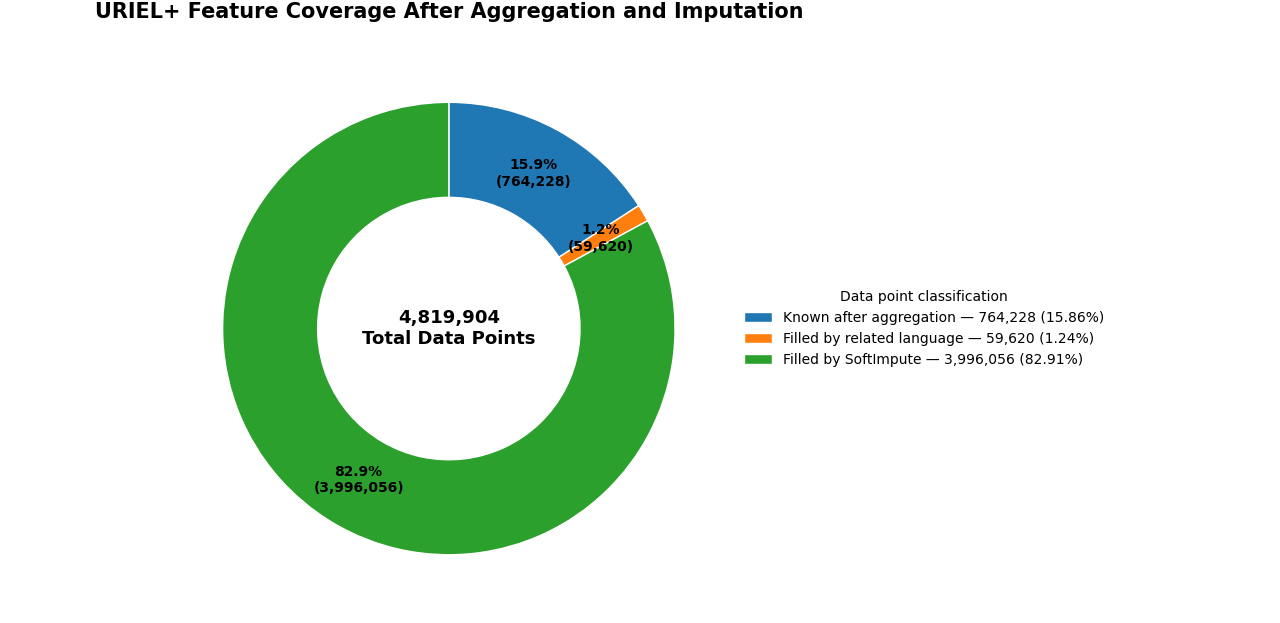

The script that drew this image:
from URIELPlus.urielplus import urielplus

import numpy as np
import matplotlib.pyplot as plt


def load_data(file):
    npz_file = np.load(
        f'URIELPlus/urielplus/database/{file}',
        allow_pickle=True
    )
    return npz_file['data']


def check_missing(data, label):
    missing = np.sum(data == -1)
    total = data.size
    percentage = (missing / total) * 100

    print(f"\n{label}")
    print(f"Shape: {data.shape}")
    print(f"Missing values (-1): {missing:,}")
    print(f"Total values: {total:,}")
    print(f"Missing percentage: {percentage:.2f}%")


# Initialize URIEL+

u = urielplus.URIELPlus()
u.reset()

# Configuration
u.set_cache(True)
u.set_aggregation('U')

# Integrate databases
u.integrate_custom_databases(
    "UPDATED_SAPHON",
    "BDPROTO",
    "GRAMBANK",
    "APICS"
)


# 1. Aggregation WITHOUT base-language filling

u.set_fill_with_base_lang(False)
u.aggregate()

data_post_aggregation = load_data("features_union.npz")

check_missing(
    data_post_aggregation,
    "After aggregation (before base-language filling)"
)


# Values that were known after union aggregation
originally_known = data_post_aggregation != -1


# 2. Aggregation WITH base-language filling

u.set_fill_with_base_lang(True)
u.aggregate()

data_post_base_lang = load_data("features_union.npz")

check_missing(
    data_post_base_lang,
    "After base-language filling"
)


# Values that were missing after aggregation, but were filled using a related/base language
filled_by_base_lang = (
    (data_post_aggregation == -1) &
    (data_post_base_lang != -1)
)


# 3. SoftImpute

u.softimpute_imputation()

data_post_imputation = load_data("features.npz")

check_missing(
    data_post_imputation,
    "After SoftImpute"
)


# Values that were still missing after base-language filling, but were filled by SoftImpute
filled_by_softimpute = (
    (data_post_base_lang == -1) &
    (data_post_imputation != -1)
)


# Count categories

originally_known_count = np.sum(originally_known)
base_lang_count = np.sum(filled_by_base_lang)
softimpute_count = np.sum(filled_by_softimpute)

total = data_post_imputation.size


# Final breakdown

print("Final breakdown")

print(
    f"Known after aggregation:       "
    f"{originally_known_count:,} "
    f"({originally_known_count / total * 100:.2f}%)"
)

print(
    f"Filled by related language:     "
    f"{base_lang_count:,} "
    f"({base_lang_count / total * 100:.2f}%)"
)

print(
    f"Filled by SoftImpute:           "
    f"{softimpute_count:,} "
    f"({softimpute_count / total * 100:.2f}%)"
)

print(f"Total data points:              {total:,}")


# Validate all data points are accounted for

classified = (
    originally_known_count
    + base_lang_count
    + softimpute_count
)

print(f"\nClassified data points:         {classified:,}")

if classified == total:
    print("All data points accounted for.")
else:
    print("WARNING: Data point counts do not add up!")


# Pie chart

labels = [
    "Known after aggregation",
    "Filled by related language",
    "Filled by SoftImpute"
]

sizes = [
    originally_known_count,
    base_lang_count,
    softimpute_count
]

percentages = [
    value / total * 100
    for value in sizes
]


def autopct_with_count(pct):
    count = int(round(pct * total / 100))
    return f"{pct:.1f}%\n({count:,})"


fig, ax = plt.subplots(figsize=(10, 8))

wedges, texts, autotexts = ax.pie(
    sizes,
    labels=None,
    autopct=autopct_with_count,
    startangle=90,
    counterclock=False,
    pctdistance=0.78,
    wedgeprops=dict(width=0.42, edgecolor="white")
)


# Improve percentage/count text
for autotext in autotexts:
    autotext.set_fontsize(10)
    autotext.set_fontweight("bold")


# Center text
ax.text(
    0,
    0,
    f"{total:,}\nTotal Data Points",
    ha="center",
    va="center",
    fontsize=13,
    fontweight="bold"
)


# Legend
legend_labels = [
    f"{label} — {count:,} ({percentage:.2f}%)"
    for label, count, percentage
    in zip(labels, sizes, percentages)
]

ax.legend(
    wedges,
    legend_labels,
    title="Data point classification",
    loc="center left",
    bbox_to_anchor=(1.0, 0.5),
    frameon=False
)


ax.set_title(
    "URIEL+ Feature Coverage After Aggregation and Imputation",
    fontsize=15,
    fontweight="bold",
    pad=20
)

ax.set_aspect("equal")

plt.tight_layout()
plt.show()
